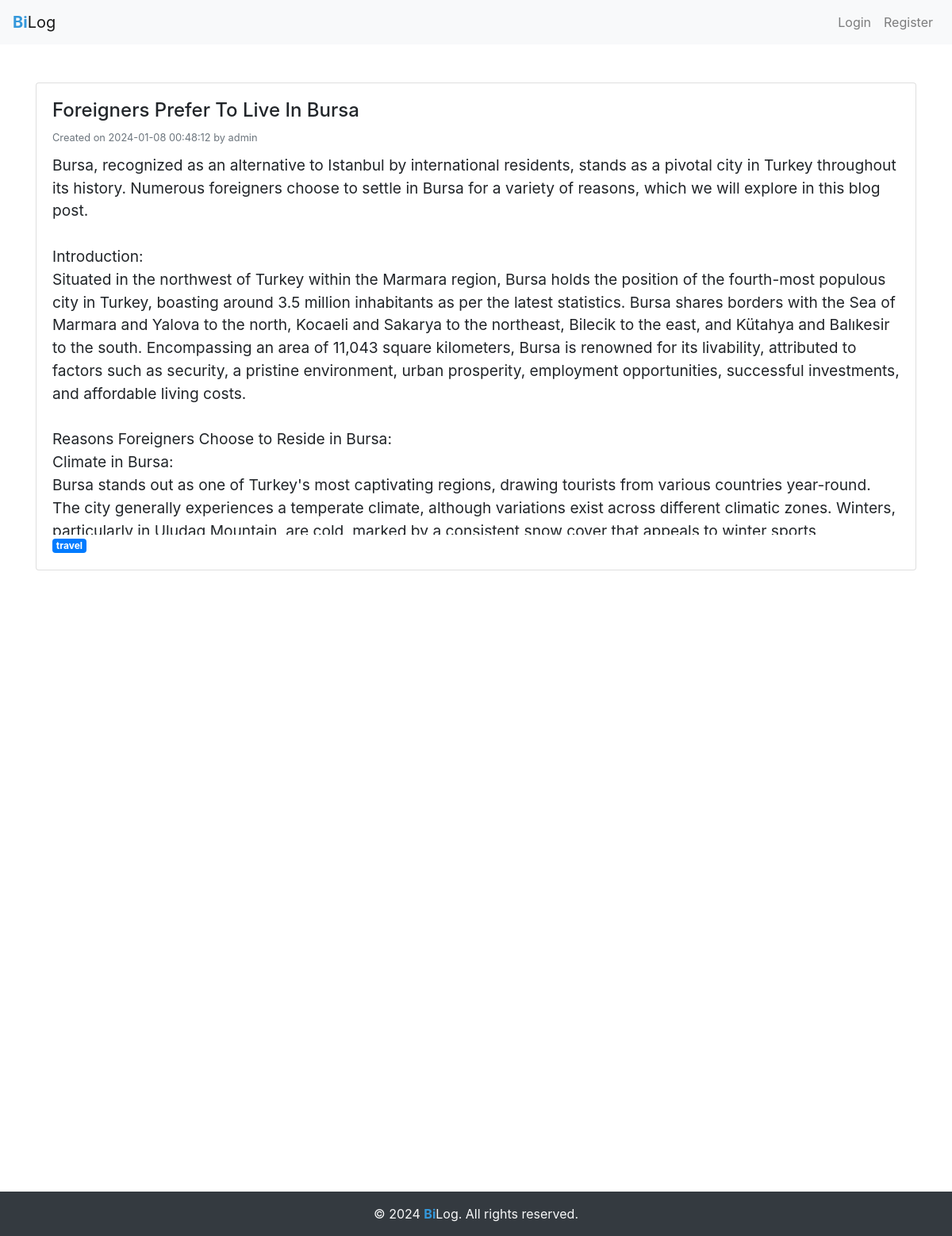
Page /view.php?id=4 on the committed database.
### tables this page shows
CREATE TABLE `blog_posts` (
  `id` int(11) NOT NULL,
  `title` varchar(255) NOT NULL,
  `content` text NOT NULL,
  `author` varchar(100) NOT NULL,
  `category` varchar(50) NOT NULL,
  `post_timestamp` timestamp NOT NULL DEFAULT current_timestamp(),
  `image_url` varchar(255) DEFAULT NULL
);

### view.php (the view, shortened to what this page needs)
<?php
include('connect_db.php');
if (isset($_GET['id'])) {
    $postId = $_GET['id'];
    $postQuery = $mysqli->prepare("SELECT id, title, content, author, post_timestamp, category FROM blog_posts WHERE id = ?");
    $postQuery->bind_param('i', $postId);
    $postQuery->execute();
    $postResult = $postQuery->get_result();
    if ($postResult->num_rows > 0) {
        $post = $postResult->fetch_assoc();
    } else {
        header('Location: index.php');
        exit();
    }
} else {
    header('Location: index.php');
    exit();
}
include('incs/header.php');
?>
<!DOCTYPE html>
<html lang="en">
<head>
    <link rel="stylesheet" href="https://stackpath.bootstrapcdn.com/bootstrap/4.5.2/css/bootstrap.min.css">
</head>
<body>
<div class="container mt-5">
    <div class="card">
        <div class="card-body">
            <div class="d-flex justify-content-between align-items-center">
                <h2 class="card-title"><?php echo $post['title']; ?></h2>
            </div>
            <p class="card-subtitle text-muted mb-2">
                <small>Created on <?php echo $post['post_timestamp']; ?> by <?php echo $post['author']; ?></small>
            </p>
            <div class="card-content"><?php echo $post['content']; ?></div>
                <?php if (!empty($post['category'])) : ?>
                    <span class="badge badge-primary"><?php echo $post['category']; ?></span>
                <?php endif; ?>
        </div>
    </div>
</div>
<?php
include('incs/footer.php');
?>
</body>
</html>

### css/style.css (style rules this page uses)
.container { max-width: 600px; }
.card-title { font-size: 1.5em; }
.card-content { font-size: 1.2em; margin-top: 10px; }

### view.php (style rules this page uses)
.card-content { max-width: 100%; max-height: 30rem; overflow: auto; white-space: pre-line; }

### rows in the picture
blog_posts: title "Foreigners Prefer To Live In Bursa", post_timestamp "2024-01-08 00:48:12", author "admin", content "Bursa, recognized as an alternative to Istanbul by international residents, stands as a pivotal city in Turkey throughout its history. Numerous foreigners choose to settle in Bursa for a variety of reasons, which we will explore in this blog post. Introduction: Situated in the northwest of Turkey within the Marmara region, Bursa holds the position of the fourth-most populous city in Turkey, boasting around 3.5 million inhabitants as per the latest statistics. Bursa shares borders with the Sea of Marmara and Yalova to the north, Kocaeli and Sakarya to the northeast, Bilecik to the east, and Kütahya and Balıkesir to the south. Encompassing an area of 11,043 square kilometers, Bursa is…", category "travel"
